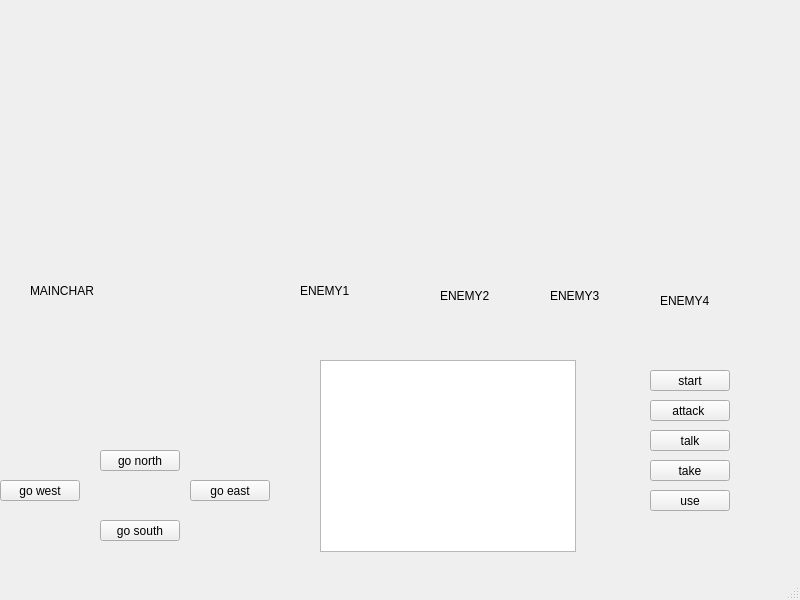
<?xml version="1.0" encoding="UTF-8"?>
<ui version="4.0">
 <class>MainWindow</class>
 <widget class="QMainWindow" name="MainWindow">
  <property name="geometry">
   <rect>
    <x>0</x>
    <y>0</y>
    <width>800</width>
    <height>600</height>
   </rect>
  </property>
  <property name="minimumSize">
   <size>
    <width>800</width>
    <height>0</height>
   </size>
  </property>
  <property name="maximumSize">
   <size>
    <width>800</width>
    <height>16777215</height>
   </size>
  </property>
  <property name="windowTitle">
   <string>MainWindow</string>
  </property>
  <widget class="QWidget" name="centralwidget">
   <widget class="QPushButton" name="south">
    <property name="geometry">
     <rect>
      <x>100</x>
      <y>520</y>
      <width>80</width>
      <height>21</height>
     </rect>
    </property>
    <property name="text">
     <string>go south</string>
    </property>
   </widget>
   <widget class="QPushButton" name="west">
    <property name="geometry">
     <rect>
      <x>0</x>
      <y>480</y>
      <width>80</width>
      <height>21</height>
     </rect>
    </property>
    <property name="text">
     <string>go west</string>
    </property>
   </widget>
   <widget class="QPushButton" name="north">
    <property name="geometry">
     <rect>
      <x>100</x>
      <y>450</y>
      <width>80</width>
      <height>21</height>
     </rect>
    </property>
    <property name="text">
     <string>go north</string>
    </property>
   </widget>
   <widget class="QPushButton" name="east">
    <property name="geometry">
     <rect>
      <x>190</x>
      <y>480</y>
      <width>80</width>
      <height>21</height>
     </rect>
    </property>
    <property name="text">
     <string>go east</string>
    </property>
   </widget>
   <widget class="QPushButton" name="Start">
    <property name="geometry">
     <rect>
      <x>650</x>
      <y>370</y>
      <width>80</width>
      <height>21</height>
     </rect>
    </property>
    <property name="text">
     <string>start</string>
    </property>
   </widget>
   <widget class="QTextBrowser" name="textBrowser">
    <property name="geometry">
     <rect>
      <x>320</x>
      <y>360</y>
      <width>256</width>
      <height>192</height>
     </rect>
    </property>
   </widget>
   <widget class="QPushButton" name="input">
    <property name="geometry">
     <rect>
      <x>650</x>
      <y>400</y>
      <width>80</width>
      <height>21</height>
     </rect>
    </property>
    <property name="text">
     <string>attack </string>
    </property>
   </widget>
   <widget class="QPushButton" name="talk">
    <property name="geometry">
     <rect>
      <x>650</x>
      <y>430</y>
      <width>80</width>
      <height>21</height>
     </rect>
    </property>
    <property name="text">
     <string>talk</string>
    </property>
   </widget>
   <widget class="QPushButton" name="take">
    <property name="geometry">
     <rect>
      <x>650</x>
      <y>460</y>
      <width>80</width>
      <height>21</height>
     </rect>
    </property>
    <property name="text">
     <string>take</string>
    </property>
   </widget>
   <widget class="QPushButton" name="use">
    <property name="geometry">
     <rect>
      <x>650</x>
      <y>490</y>
      <width>80</width>
      <height>21</height>
     </rect>
    </property>
    <property name="text">
     <string>use</string>
    </property>
   </widget>
   <widget class="QLabel" name="Enemy1">
    <property name="geometry">
     <rect>
      <x>300</x>
      <y>260</y>
      <width>111</width>
      <height>61</height>
     </rect>
    </property>
    <property name="text">
     <string>ENEMY1</string>
    </property>
   </widget>
   <widget class="QLabel" name="Enemy2">
    <property name="geometry">
     <rect>
      <x>440</x>
      <y>260</y>
      <width>101</width>
      <height>71</height>
     </rect>
    </property>
    <property name="text">
     <string>ENEMY2</string>
    </property>
   </widget>
   <widget class="QLabel" name="Enemy3">
    <property name="geometry">
     <rect>
      <x>550</x>
      <y>270</y>
      <width>101</width>
      <height>51</height>
     </rect>
    </property>
    <property name="text">
     <string>ENEMY3</string>
    </property>
   </widget>
   <widget class="QLabel" name="Enemy4">
    <property name="geometry">
     <rect>
      <x>660</x>
      <y>270</y>
      <width>91</width>
      <height>61</height>
     </rect>
    </property>
    <property name="text">
     <string>ENEMY4</string>
    </property>
   </widget>
   <widget class="QLabel" name="mainchar">
    <property name="geometry">
     <rect>
      <x>30</x>
      <y>250</y>
      <width>141</width>
      <height>81</height>
     </rect>
    </property>
    <property name="text">
     <string>MAINCHAR</string>
    </property>
   </widget>
  </widget>
  <widget class="QMenuBar" name="menubar">
   <property name="geometry">
    <rect>
     <x>0</x>
     <y>0</y>
     <width>800</width>
     <height>20</height>
    </rect>
   </property>
  </widget>
  <widget class="QStatusBar" name="statusbar"/>
 </widget>
 <resources/>
 <connections/>
</ui>
